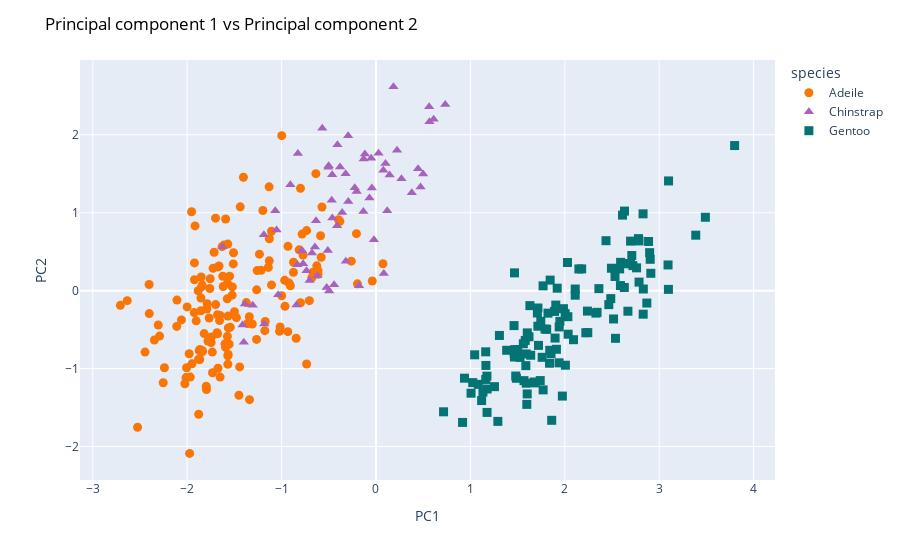

Here is the notebook cell this chart was saved with:
### Code cell
fig = px.scatter(data_frame=pca_final, 
           x = 'PC1', y = 'PC2',
           color = 'species', 
           color_discrete_map={'Adeile':'rgb(251,117,4)', 'Chinstrap':'rgb(167,98,188)', 'Gentoo':'rgb(4,115,116)'},
           symbol='species',
           symbol_map = {'Adeile':'circle', 'Chinstrap':'triangle-up', 'Gentoo':'square'},         
           )
fig.update_traces(marker=dict(size=9))
fig.update_layout(title='Principal component 1 vs Principal component 2',
                  titlefont = dict(color='black', family='Open Sans',), 
                   )
fig.show()
